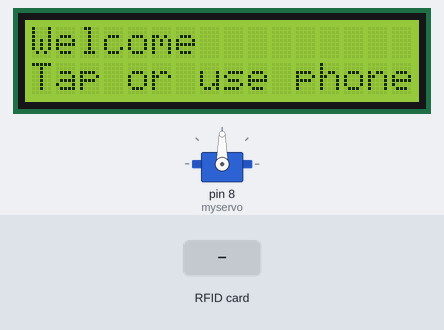
Bench run of a sketch on a simulated Arduino Uno, built with avr-gcc and run on an emulated ATmega328P. Parts: servo, 16×2 character LCD. The inputs (shaded band) are chosen by the test bench. What the sketch prints to the serial monitor is not drawn.

Above: at 1.5 s.
1.6 s: RFID card 55 51 12 53 held to the reader
At 2.4 s:
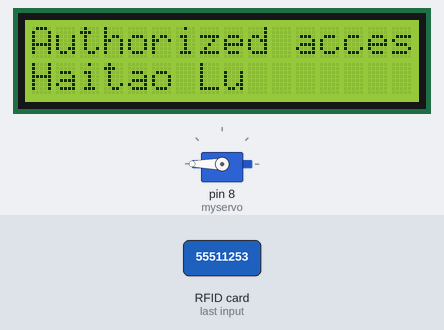
At 7.6 s:
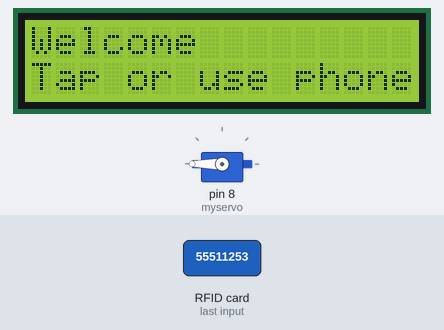
Timing chart, 0 to 9.1 s (numbered marks = the images above; inputs shaded):
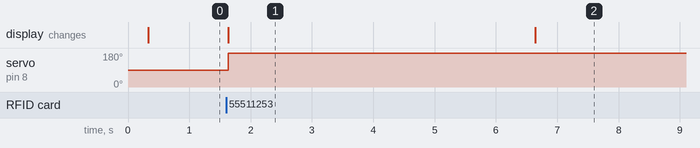

Measured:
- after the input at 1.6 s, servo on pin 8 (myservo): 90° → 180° at once; the display: changes at once (image 1)
- what the display in image 1 shows lasts 5.0 s, from 1.6 s to 6.6 s

The sketch:

door_access.ino
```cpp
#include <MFRC522.h>
#include <Servo.h>
#include <LiquidCrystal.h>
#include <SPI.h>

#define SS_PIN 10
#define RST_PIN 9
MFRC522 mfrc522(SS_PIN, RST_PIN);
MFRC522::MIFARE_Key key;
String readString;
Servo myservo;
LiquidCrystal lcd(7, 6, 5, 4, 3, 2);
const int ST=0;
const int tap=1;
const int dem=2;
const int Error=3;
//const int servo=4;
//const int E=5;
int const T=4;
unsigned long time1;
unsigned long time2;
//char name = "Haitao";
char name[16]="Haitao Lu";
//int ledPin = 8;

void setup() {
  // put your setup code here, to run once:
 Serial.begin(9600);
 myservo.attach(8);
// pinMode(ledPin, OUTPUT);
  SPI.begin();      // Initiate  SPI bus
  mfrc522.PCD_Init();   // Initiate MFRC522

  lcd.begin(16, 2);   //Defined LCD

  for (byte i = 0; i < 6; i++)
    {
        key.keyByte[i] = 0xFF;
    }

  Serial.println(F("Scan a MIFARE Classic PICC to demonstrate read and write."));
  Serial.print(F("Using key (for A and B):"));
  dump_byte_array(key.keyByte, MFRC522::MF_KEY_SIZE);
  Serial.println();

  Serial.println(F("BEWARE: Data will be written to the PICC, in sector #1"));
    byte sector         = 1;
    byte blockAddr      = 4;
    byte dataBlock[]    = {
        0x01, 0x02, 0x03, 0x04, //  1,  2,   3,  4,
        0x05, 0x06, 0x07, 0x08, //  5,  6,   7,  8,
        0x08, 0x09, 0xff, 0x0b, //  9, 10, 255, 12,
        0x0c, 0x0d, 0x0e, 0x0f  // 13, 14,  15, 16
    };
    byte dataBlock0[]    = {
        0x00, 0x00, 0x00, 0x00, //  1,  2,   3,  4,
        0x00, 0x00, 0x00, 0x00, //  5,  6,   7,  8,
        0x00, 0x00, 0x00, 0x00, //  9, 10, 255, 12,
        0x00, 0x00, 0x00, 0x00  // 13, 14,  15, 16
    };
     byte dataBlock1 [16]={};
    byte trailerBlock   = 7;
    MFRC522::StatusCode status;
      byte buffer[18];
      byte size = sizeof(buffer);

      Serial.println(F("Authenticating using key A..."));
    status = (MFRC522::StatusCode) mfrc522.PCD_Authenticate(MFRC522::PICC_CMD_MF_AUTH_KEY_A, trailerBlock, &key, &(mfrc522.uid));
    if (status != MFRC522::STATUS_OK) {
        Serial.print(F("PCD_Authenticate() failed: "));
        Serial.println(mfrc522.GetStatusCodeName(status));
        return;
    }
    CharToByte(name,dataBlock1,16);
    Serial.print(F("write name into block ")); Serial.print(blockAddr);
    Serial.println(F(" ..."));
    dump_byte_array(dataBlock1, 16); Serial.println();
    status = (MFRC522::StatusCode) mfrc522.MIFARE_Write(blockAddr, dataBlock1, 16);
    if (status != MFRC522::STATUS_OK) {
        Serial.print(F("MIFARE_Write() failed: "));
        Serial.println(mfrc522.GetStatusCodeName(status));
    }
    Serial.println();
}


void loop() {
  // put your main code here, to run repeatedly:
  static int state = ST;
   switch (state)
  {
       case ST:
      {
        lcd.clear();
        lcd.print("Welcome");
        lcd.setCursor(0, 1);
        lcd.print("Tap or use phone");
        //digitalWrite(ledPin,LOW);
        state = tap;
        break;
      }

   ///////////////////////////////////////
      case tap:
      {
        Serial.flush();
        while (Serial.available()) {
    delay(3);
    char c = Serial.read();
    readString += c;
  }
  if (readString.length() >0) {
    Serial.println(readString);
    if (readString == "open")
    {
     // Serial.println("1");
          state = dem;
    break;
    }
    readString="";
  }
 // Look for new cards
  if ( ! mfrc522.PICC_IsNewCardPresent())
  {
    return;
  }
  // Select one of the cards
  if ( ! mfrc522.PICC_ReadCardSerial())
  {
    return;
  }
  //Show UID on serial monitor
  Serial.print("UID tag :");
  String content= "";
  byte letter;
  for (byte i = 0; i < mfrc522.uid.size; i++)
  {
     Serial.print(mfrc522.uid.uidByte[i] < 0x10 ? " 0" : " ");
     Serial.print(mfrc522.uid.uidByte[i], HEX);
     content.concat(String(mfrc522.uid.uidByte[i] < 0x10 ? " 0" : " "));
     content.concat(String(mfrc522.uid.uidByte[i], HEX));
  }
  Serial.println();
  Serial.print("Message : ");
  content.toUpperCase();
   if (content.substring(1) == "55 51 12 53") //change here the UID of the card/cards that you want to give access
  {
    //digitalWrite(ledPin, HIGH);

    state = dem;
    break;
  }
   else
  {
    //digitalWrite(ledPin, LOW);
    state = Error;
    break;
  }
}
     case dem:
     {
          lcd.clear();
          lcd.setCursor(0,0);
          lcd.print("Authorized access");
          lcd.setCursor(0,1);
          lcd.print(name);
          time1 = millis();
          myservo.write(180);
          state = T;
          break;
     }
     case Error:
     {
      lcd.clear();
      lcd.setCursor(0,0);
      lcd.print("Access Denied");

      time1 = millis();
      state = T;
      break;
     }


     case T:
      {
        time2 = millis();

        if ((time2 - time1) >= 5000)
        {
        //digitalWrite(ledPin, LOW);
          state = ST;
        }
        else
          state = T;
       break;
      }
  }
}

void dump_byte_array(byte *buffer, byte bufferSize) {
    for (byte i = 0; i < bufferSize; i++) {
        Serial.print(buffer[i] < 0x10 ? " 0" : " ");
        Serial.print(buffer[i], HEX);
    }
}
void CharToByte(char* chars, byte* bytes, unsigned int count){
    for(unsigned int i = 0; i < count; i++)
        bytes[i] = (byte)chars[i];
}
```
